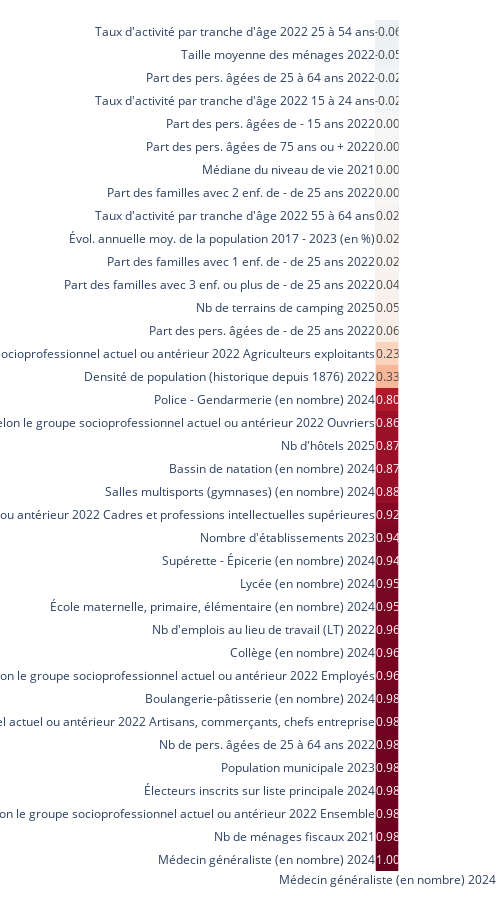

This figure's notebook cell:
### Code cell
def plot_corr_with_target(
    df: pd.DataFrame,
    target: str,
    drop_cols=None,
    decimals: int = 2,
    width: int = 500,
    height: int = 900
):
    """
    Trace une heatmap des corrélations entre une variable cible
    et les autres variables du DataFrame.
    """
    data = df.copy()

    if drop_cols is not None:
        data = data.drop(columns=drop_cols)

    data = data.round(decimals)

    # Corrélation avec la variable cible
    corr = data.corr()[[target]].sort_values(by=target)

    fig = px.imshow(
        corr.values,
        x=[target],
        y=corr.index,
        color_continuous_scale="RdBu_r",
        zmin=-1,
        zmax=1,
        text_auto=".2f"
    )

    fig.update_traces(
        hovertemplate="Variable: %{y}<br>Corr: %{z:.2f}<extra></extra>"
    )

    fig.update_layout(
        coloraxis_showscale=False,
        xaxis_title=None,
        yaxis_title=None,
        width=width,
        height=height,
        margin=dict(t=20, b=20, l=20, r=20)
    )

    return fig

df = df_pop_communes.copy().drop(columns=["Code", "Libellé", "departement", "Densité médecins généralistes 2024"])
plot_corr_with_target(df,"Médecin généraliste (en nombre) 2024")

### Figure 1 — Plotly figure (JSON) as saved in the notebook; plotly's stock layout.template omitted (floating-point values rounded to 4 significant figures)
{"data": [{"coloraxis": "coloraxis", "hovertemplate": "Variable: %{y}<br>Corr: %{z:.2f}<extra></extra>", "name": "0", "texttemplate": "%{z:.2f}", "type": "heatmap", "x": ["Médecin généraliste (en nombre) 2024"], "xaxis": "x", "y": ["Taux d'activité par tranche d'âge 2022 25 à 54 ans", "Taille moyenne des ménages 2022", "Part des pers. âgées de 25 à 64 ans 2022", "Taux d'activité par tranche d'âge 2022 15 à 24 ans", "Part des pers. âgées de - 15 ans 2022", "Part des pers. âgées de 75 ans ou + 2022", "Médiane du niveau de vie 2021", "Part des familles avec 2 enf. de - de 25 ans 2022", "Taux d'activité par tranche d'âge 2022 55 à 64 ans", "Évol. annuelle moy. de la population 2017 - 2023 (en %)", "Part des familles avec 1 enf. de - de 25 ans 2022", "Part des familles avec 3 enf. ou plus de - de 25 ans 2022", "Nb de terrains de camping 2025", "Part des pers. âgées de - de 25 ans 2022", "Population de 15 ans ou + selon le groupe socioprofessionnel actuel ou antérieur 2022 Agriculteurs exploitants", "Densité de population (historique depuis 1876) 2022", "Police - Gendarmerie (en nombre) 2024", "Population de 15 ans ou + selon le groupe socioprofessionnel actuel ou antérieur 2022 Ouvriers", "Nb d'hôtels 2025", "Bassin de natation (en nombre) 2024", "Salles multisports (gymnases) (en nombre) 2024", "Population de 15 ans ou + selon le groupe socioprofessionnel actuel ou antérieur 2022 Cadres et professions intellectuelles supérieures", "Nombre d'établissements 2023", "Supérette - Épicerie (en nombre) 2024", "Lycée (en nombre) 2024", "École maternelle, primaire, élémentaire (en nombre) 2024", "Nb d'emplois au lieu de travail (LT) 2022", "Collège (en nombre) 2024", "Population de 15 ans ou + selon le groupe socioprofessionnel actuel ou antérieur 2022 Employés", "Boulangerie-pâtisserie (en nombre) 2024", "Population de 15 ans ou + selon le groupe socioprofessionnel actuel ou antérieur 2022 Artisans, commerçants, chefs entreprise", "Nb de pers. âgées de 25 à 64 ans 2022", "Population municipale 2023", "Électeurs inscrits sur liste principale 2024", "Population de 15 ans ou + selon le groupe socioprofessionnel actuel ou antérieur 2022 Ensemble", "Nb de ménages fiscaux 2021", "Médecin généraliste (en nombre) 2024"], "yaxis": "y", "z": [[-0.06224], [-0.0507], [-0.02448], [-0.02242], [0.0009633], [0.001228], [0.002165], [0.003285], [0.01864], [0.02112], [0.02465], [0.03806], [0.05172], [0.05659], [0.2263], [0.3321], [0.8025], [0.8608], [0.867], [0.8707], [0.8767], [0.921], [0.9375], [0.9449], [0.9521], [0.9536], [0.9551], [0.9572], [0.9621], [0.9773], [0.9794], [0.981], [0.9817], [0.9821], [0.9836], [0.9838], [1.0]]}], "layout": {"coloraxis": {"cmax": 1, "cmin": -1, "colorscale": [[0, "rgb(5,48,97)"], [0.1, "rgb(33,102,172)"], [0.2, "rgb(67,147,195)"], [0.3, "rgb(146,197,222)"], [0.4, "rgb(209,229,240)"], [0.5, "rgb(247,247,247)"], [0.6, "rgb(253,219,199)"], [0.7, "rgb(244,165,130)"], [0.8, "rgb(214,96,77)"], [0.9, "rgb(178,24,43)"], [1, "rgb(103,0,31)"]], "showscale": false}, "height": 900, "margin": {"b": 20, "l": 20, "r": 20, "t": 20}, "width": 500, "xaxis": {"anchor": "y", "constrain": "domain", "domain": [0, 1], "scaleanchor": "y", "title": {}}, "yaxis": {"anchor": "x", "autorange": "reversed", "constrain": "domain", "domain": [0, 1], "title": {}}}}
